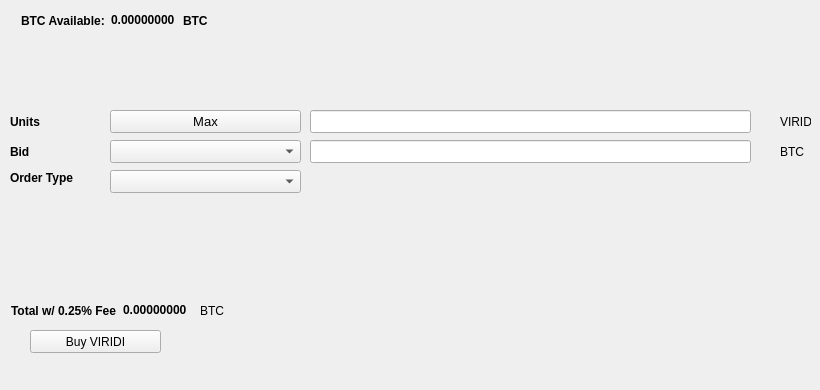
   <widget class="QWidget" name="BuyTab">
    <attribute name="title">
     <string>Buy</string>
    </attribute>
    <widget class="QPushButton" name="BuyXDNA">
     <property name="geometry">
      <rect>
       <x>30</x>
       <y>330</y>
       <width>131</width>
       <height>23</height>
      </rect>
     </property>
     <property name="text">
      <string>Buy VIRIDI</string>
     </property>
     <property name="icon">
      <iconset resource="../viridi.qrc">
       <normaloff>:/icons/bitcoin</normaloff>:/icons/bitcoin</iconset>
     </property>
    </widget>
    <widget class="QLabel" name="label_3">
     <property name="geometry">
      <rect>
       <x>10</x>
       <y>110</y>
       <width>46</width>
       <height>23</height>
      </rect>
     </property>
     <property name="font">
      <font>
       <weight>75</weight>
       <bold>true</bold>
      </font>
     </property>
     <property name="text">
      <string>Units</string>
     </property>
    </widget>
    <widget class="QLineEdit" name="UnitsInput">
     <property name="geometry">
      <rect>
       <x>310</x>
       <y>110</y>
       <width>441</width>
       <height>23</height>
      </rect>
     </property>
     <property name="font">
      <font>
       <pointsize>9</pointsize>
       <weight>75</weight>
       <bold>true</bold>
      </font>
     </property>
    </widget>
    <widget class="QLineEdit" name="BuyBidPriceEdit">
     <property name="geometry">
      <rect>
       <x>310</x>
       <y>140</y>
       <width>441</width>
       <height>23</height>
      </rect>
     </property>
     <property name="font">
      <font>
       <pointsize>9</pointsize>
       <weight>75</weight>
       <bold>true</bold>
      </font>
     </property>
    </widget>
    <widget class="QLabel" name="label_4">
     <property name="geometry">
      <rect>
       <x>780</x>
       <y>110</y>
       <width>31</width>
       <height>23</height>
      </rect>
     </property>
     <property name="text">
      <string>VIRIDI</string>
     </property>
    </widget>
    <widget class="QLabel" name="label_5">
     <property name="geometry">
      <rect>
       <x>780</x>
       <y>140</y>
       <width>31</width>
       <height>23</height>
      </rect>
     </property>
     <property name="text">
      <string>BTC</string>
     </property>
    </widget>
    <widget class="QLabel" name="label_6">
     <property name="geometry">
      <rect>
       <x>10</x>
       <y>140</y>
       <width>46</width>
       <height>23</height>
      </rect>
     </property>
     <property name="font">
      <font>
       <weight>75</weight>
       <bold>true</bold>
      </font>
     </property>
     <property name="text">
      <string>Bid</string>
     </property>
    </widget>
    <widget class="QLabel" name="label_7">
     <property name="geometry">
      <rect>
       <x>10</x>
       <y>170</y>
       <width>91</width>
       <height>16</height>
      </rect>
     </property>
     <property name="font">
      <font>
       <weight>75</weight>
       <bold>true</bold>
      </font>
     </property>
     <property name="text">
      <string>Order Type</string>
     </property>
    </widget>
    <widget class="QPushButton" name="Buy_Max_Amount">
     <property name="geometry">
      <rect>
       <x>110</x>
       <y>110</y>
       <width>191</width>
       <height>23</height>
      </rect>
     </property>
     <property name="font">
      <font>
       <pointsize>10</pointsize>
      </font>
     </property>
     <property name="text">
      <string>Max</string>
     </property>
    </widget>
    <widget class="QComboBox" name="BuyBidcomboBox">
     <property name="geometry">
      <rect>
       <x>110</x>
       <y>140</y>
       <width>191</width>
       <height>23</height>
      </rect>
     </property>
     <property name="font">
      <font>
       <pointsize>10</pointsize>
      </font>
     </property>
    </widget>
    <widget class="QComboBox" name="buyOrdertypeCombo">
     <property name="geometry">
      <rect>
       <x>110</x>
       <y>170</y>
       <width>191</width>
       <height>23</height>
      </rect>
     </property>
     <property name="font">
      <font>
       <pointsize>10</pointsize>
      </font>
     </property>
    </widget>
    <widget class="QWidget" name="layoutWidget1">
     <property name="geometry">
      <rect>
       <x>21</x>
       <y>11</y>
       <width>227</width>
       <height>19</height>
      </rect>
     </property>
     <layout class="QHBoxLayout" name="horizontalLayout_3">
      <item>
       <widget class="QLabel" name="label232">
        <property name="font">
         <font>
          <weight>75</weight>
          <bold>true</bold>
         </font>
        </property>
        <property name="text">
         <string>BTC Available:</string>
        </property>
       </widget>
      </item>
      <item>
       <widget class="QLabel" name="BtcAvailableLbl">
        <property name="palette">
         <palette>
          <active>
           <colorrole role="WindowText">
            <brush brushstyle="SolidPattern">
             <color alpha="255">
              <red>0</red>
              <green>0</green>
              <blue>0</blue>
             </color>
            </brush>
           </colorrole>
           <colorrole role="Button">
            <brush brushstyle="SolidPattern">
             <color alpha="255">
              <red>0</red>
              <green>170</green>
              <blue>0</blue>
             </color>
            </brush>
           </colorrole>
           <colorrole role="Light">
            <brush brushstyle="SolidPattern">
             <color alpha="255">
              <red>0</red>
              <green>255</green>
              <blue>0</blue>
             </color>
            </brush>
           </colorrole>
           <colorrole role="Midlight">
            <brush brushstyle="SolidPattern">
             <color alpha="255">
              <red>0</red>
              <green>212</green>
              <blue>0</blue>
             </color>
            </brush>
           </colorrole>
           <colorrole role="Dark">
            <brush brushstyle="SolidPattern">
             <color alpha="255">
              <red>0</red>
              <green>85</green>
              <blue>0</blue>
             </color>
            </brush>
           </colorrole>
           <colorrole role="Mid">
            <brush brushstyle="SolidPattern">
             <color alpha="255">
              <red>0</red>
              <green>113</green>
              <blue>0</blue>
             </color>
            </brush>
           </colorrole>
           <colorrole role="Text">
            <brush brushstyle="SolidPattern">
             <color alpha="255">
              <red>0</red>
              <green>170</green>
              <blue>0</blue>
             </color>
            </brush>
           </colorrole>
           <colorrole role="BrightText">
            <brush brushstyle="SolidPattern">
             <color alpha="255">
              <red>255</red>
              <green>255</green>
              <blue>255</blue>
             </color>
            </brush>
           </colorrole>
           <colorrole role="ButtonText">
            <brush brushstyle="SolidPattern">
             <color alpha="255">
              <red>0</red>
              <green>0</green>
              <blue>0</blue>
             </color>
            </brush>
           </colorrole>
           <colorrole role="Base">
            <brush brushstyle="SolidPattern">
             <color alpha="255">
              <red>255</red>
              <green>255</green>
              <blue>255</blue>
             </color>
            </brush>
           </colorrole>
           <colorrole role="Window">
            <brush brushstyle="SolidPattern">
             <color alpha="255">
              <red>0</red>
              <green>170</green>
              <blue>0</blue>
             </color>
            </brush>
           </colorrole>
           <colorrole role="Shadow">
            <brush brushstyle="SolidPattern">
             <color alpha="255">
              <red>0</red>
              <green>0</green>
              <blue>0</blue>
             </color>
            </brush>
           </colorrole>
           <colorrole role="AlternateBase">
            <brush brushstyle="SolidPattern">
             <color alpha="255">
              <red>127</red>
              <green>212</green>
              <blue>127</blue>
             </color>
            </brush>
           </colorrole>
           <colorrole role="ToolTipBase">
            <brush brushstyle="SolidPattern">
             <color alpha="255">
              <red>255</red>
              <green>255</green>
              <blue>220</blue>
             </color>
            </brush>
           </colorrole>
           <colorrole role="ToolTipText">
            <brush brushstyle="SolidPattern">
             <color alpha="255">
              <red>0</red>
              <green>0</green>
              <blue>0</blue>
             </color>
            </brush>
           </colorrole>
          </active>
          <inactive>
           <colorrole role="WindowText">
            <brush brushstyle="SolidPattern">
             <color alpha="255">
              <red>0</red>
              <green>0</green>
              <blue>0</blue>
             </color>
            </brush>
           </colorrole>
           <colorrole role="Button">
            <brush brushstyle="SolidPattern">
             <color alpha="255">
              <red>0</red>
              <green>170</green>
              <blue>0</blue>
             </color>
            </brush>
           </colorrole>
           <colorrole role="Light">
            <brush brushstyle="SolidPattern">
             <color alpha="255">
              <red>0</red>
              <green>255</green>
              <blue>0</blue>
             </color>
            </brush>
           </colorrole>
           <colorrole role="Midlight">
            <brush brushstyle="SolidPattern">
             <color alpha="255">
              <red>0</red>
              <green>212</green>
              <blue>0</blue>
             </color>
            </brush>
           </colorrole>
           <colorrole role="Dark">
            <brush brushstyle="SolidPattern">
             <color alpha="255">
              <red>0</red>
              <green>85</green>
              <blue>0</blue>
             </color>
            </brush>
           </colorrole>
           <colorrole role="Mid">
            <brush brushstyle="SolidPattern">
             <color alpha="255">
              <red>0</red>
              <green>113</green>
              <blue>0</blue>
             </color>
            </brush>
           </colorrole>
           <colorrole role="Text">
            <brush brushstyle="SolidPattern">
             <color alpha="255">
              <red>0</red>
              <green>170</green>
              <blue>0</blue>
             </color>
            </brush>
           </colorrole>
           <colorrole role="BrightText">
            <brush brushstyle="SolidPattern">
             <color alpha="255">
              <red>255</red>
              <green>255</green>
              <blue>255</blue>
             </color>
            </brush>
           </colorrole>
           <colorrole role="ButtonText">
            <brush brushstyle="SolidPattern">
             <color alpha="255">
              <red>0</red>
              <green>0</green>
              <blue>0</blue>
             </color>
            </brush>
           </colorrole>
           <colorrole role="Base">
            <brush brushstyle="SolidPattern">
             <color alpha="255">
              <red>255</red>
              <green>255</green>
              <blue>255</blue>
             </color>
            </brush>
           </colorrole>
           <colorrole role="Window">
            <brush brushstyle="SolidPattern">
             <color alpha="255">
              <red>0</red>
              <green>170</green>
              <blue>0</blue>
             </color>
            </brush>
           </colorrole>
           <colorrole role="Shadow">
            <brush brushstyle="SolidPattern">
             <color alpha="255">
              <red>0</red>
              <green>0</green>
              <blue>0</blue>
             </color>
            </brush>
           </colorrole>
           <colorrole role="AlternateBase">
            <brush brushstyle="SolidPattern">
             <color alpha="255">
              <red>127</red>
              <green>212</green>
              <blue>127</blue>
             </color>
            </brush>
           </colorrole>
           <colorrole role="ToolTipBase">
            <brush brushstyle="SolidPattern">
             <color alpha="255">
              <red>255</red>
              <green>255</green>
              <blue>220</blue>
             </color>
            </brush>
           </colorrole>
           <colorrole role="ToolTipText">
            <brush brushstyle="SolidPattern">
             <color alpha="255">
              <red>0</red>
              <green>0</green>
              <blue>0</blue>
             </color>
            </brush>
           </colorrole>
          </inactive>
          <disabled>
           <colorrole role="WindowText">
            <brush brushstyle="SolidPattern">
             <color alpha="255">
              <red>0</red>
              <green>85</green>
              <blue>0</blue>
             </color>
            </brush>
           </colorrole>
           <colorrole role="Button">
            <brush brushstyle="SolidPattern">
             <color alpha="255">
              <red>0</red>
              <green>170</green>
              <blue>0</blue>
             </color>
            </brush>
           </colorrole>
           <colorrole role="Light">
            <brush brushstyle="SolidPattern">
             <color alpha="255">
              <red>0</red>
              <green>255</green>
              <blue>0</blue>
             </color>
            </brush>
           </colorrole>
           <colorrole role="Midlight">
            <brush brushstyle="SolidPattern">
             <color alpha="255">
              <red>0</red>
              <green>212</green>
              <blue>0</blue>
             </color>
            </brush>
           </colorrole>
           <colorrole role="Dark">
            <brush brushstyle="SolidPattern">
             <color alpha="255">
              <red>0</red>
              <green>85</green>
              <blue>0</blue>
             </color>
            </brush>
           </colorrole>
           <colorrole role="Mid">
            <brush brushstyle="SolidPattern">
             <color alpha="255">
              <red>0</red>
              <green>113</green>
              <blue>0</blue>
             </color>
            </brush>
           </colorrole>
           <colorrole role="Text">
            <brush brushstyle="SolidPattern">
             <color alpha="255">
              <red>0</red>
              <green>85</green>
              <blue>0</blue>
             </color>
            </brush>
           </colorrole>
           <colorrole role="BrightText">
            <brush brushstyle="SolidPattern">
             <color alpha="255">
              <red>255</red>
              <green>255</green>
              <blue>255</blue>
             </color>
            </brush>
           </colorrole>
           <colorrole role="ButtonText">
            <brush brushstyle="SolidPattern">
             <color alpha="255">
              <red>0</red>
              <green>85</green>
              <blue>0</blue>
             </color>
            </brush>
           </colorrole>
           <colorrole role="Base">
            <brush brushstyle="SolidPattern">
             <color alpha="255">
              <red>0</red>
              <green>170</green>
              <blue>0</blue>
             </color>
            </brush>
           </colorrole>
           <colorrole role="Window">
            <brush brushstyle="SolidPattern">
             <color alpha="255">
              <red>0</red>
              <green>170</green>
              <blue>0</blue>
             </color>
            </brush>
           </colorrole>
           <colorrole role="Shadow">
            <brush brushstyle="SolidPattern">
             <color alpha="255">
              <red>0</red>
              <green>0</green>
              <blue>0</blue>
             </color>
            </brush>
           </colorrole>
           <colorrole role="AlternateBase">
            <brush brushstyle="SolidPattern">
             <color alpha="255">
              <red>0</red>
              <green>170</green>
              <blue>0</blue>
             </color>
            </brush>
           </colorrole>
           <colorrole role="ToolTipBase">
            <brush brushstyle="SolidPattern">
             <color alpha="255">
              <red>255</red>
              <green>255</green>
              <blue>220</blue>
             </color>
            </brush>
           </colorrole>
           <colorrole role="ToolTipText">
            <brush brushstyle="SolidPattern">
             <color alpha="255">
              <red>0</red>
              <green>0</green>
              <blue>0</blue>
             </color>
            </brush>
           </colorrole>
          </disabled>
         </palette>
        </property>
        <property name="font">
         <font>
          <weight>75</weight>
          <bold>true</bold>
         </font>
        </property>
        <property name="text">
         <string>0.00000000</string>
        </property>
        <property name="textInteractionFlags">
         <set>Qt::LinksAccessibleByMouse|Qt::TextSelectableByKeyboard|Qt::TextSelectableByMouse</set>
        </property>
       </widget>
      </item>
      <item>
       <widget class="QLabel" name="BtcAvailableLbl_2">
        <property name="font">
         <font>
          <weight>75</weight>
          <bold>true</bold>
         </font>
        </property>
        <property name="text">
         <string>BTC</string>
        </property>
       </widget>
      </item>
     </layout>
    </widget>
    <widget class="QWidget" name="layoutWidge2">
     <property name="geometry">
      <rect>
       <x>11</x>
       <y>301</y>
       <width>259</width>
       <height>19</height>
      </rect>
     </property>
     <layout class="QHBoxLayout" name="horizontalLayout_4">
      <item>
       <widget class="QLabel" name="label_9">
        <property name="font">
         <font>
          <weight>75</weight>
          <bold>true</bold>
         </font>
        </property>
        <property name="text">
         <string>Total w/ 0.25% Fee</string>
        </property>
       </widget>
      </item>
      <item>
       <widget class="QLabel" name="BuyCostLabel">
        <property name="palette">
         <palette>
          <active>
           <colorrole role="WindowText">
            <brush brushstyle="SolidPattern">
             <color alpha="255">
              <red>0</red>
              <green>0</green>
              <blue>0</blue>
             </color>
            </brush>
           </colorrole>
           <colorrole role="Button">
            <brush brushstyle="SolidPattern">
             <color alpha="255">
              <red>0</red>
              <green>170</green>
              <blue>0</blue>
             </color>
            </brush>
           </colorrole>
           <colorrole role="Light">
            <brush brushstyle="SolidPattern">
             <color alpha="255">
              <red>0</red>
              <green>255</green>
              <blue>0</blue>
             </color>
            </brush>
           </colorrole>
           <colorrole role="Midlight">
            <brush brushstyle="SolidPattern">
             <color alpha="255">
              <red>0</red>
              <green>212</green>
              <blue>0</blue>
             </color>
            </brush>
           </colorrole>
           <colorrole role="Dark">
            <brush brushstyle="SolidPattern">
             <color alpha="255">
              <red>0</red>
              <green>85</green>
              <blue>0</blue>
             </color>
            </brush>
           </colorrole>
           <colorrole role="Mid">
            <brush brushstyle="SolidPattern">
             <color alpha="255">
              <red>0</red>
              <green>113</green>
              <blue>0</blue>
             </color>
            </brush>
           </colorrole>
           <colorrole role="Text">
            <brush brushstyle="SolidPattern">
             <color alpha="255">
              <red>0</red>
              <green>170</green>
              <blue>0</blue>
             </color>
            </brush>
           </colorrole>
           <colorrole role="BrightText">
            <brush brushstyle="SolidPattern">
             <color alpha="255">
              <red>255</red>
              <green>255</green>
              <blue>255</blue>
             </color>
            </brush>
           </colorrole>
           <colorrole role="ButtonText">
            <brush brushstyle="SolidPattern">
             <color alpha="255">
              <red>0</red>
              <green>0</green>
              <blue>0</blue>
             </color>
            </brush>
           </colorrole>
           <colorrole role="Base">
            <brush brushstyle="SolidPattern">
             <color alpha="255">
              <red>255</red>
              <green>255</green>
              <blue>255</blue>
             </color>
            </brush>
           </colorrole>
           <colorrole role="Window">
            <brush brushstyle="SolidPattern">
             <color alpha="255">
              <red>0</red>
              <green>170</green>
              <blue>0</blue>
             </color>
            </brush>
           </colorrole>
           <colorrole role="Shadow">
            <brush brushstyle="SolidPattern">
             <color alpha="255">
              <red>0</red>
              <green>0</green>
              <blue>0</blue>
             </color>
            </brush>
           </colorrole>
           <colorrole role="AlternateBase">
            <brush brushstyle="SolidPattern">
             <color alpha="255">
              <red>127</red>
              <green>212</green>
              <blue>127</blue>
             </color>
            </brush>
           </colorrole>
           <colorrole role="ToolTipBase">
            <brush brushstyle="SolidPattern">
             <color alpha="255">
              <red>255</red>
              <green>255</green>
              <blue>220</blue>
             </color>
            </brush>
           </colorrole>
           <colorrole role="ToolTipText">
            <brush brushstyle="SolidPattern">
             <color alpha="255">
              <red>0</red>
              <green>0</green>
              <blue>0</blue>
             </color>
            </brush>
           </colorrole>
          </active>
          <inactive>
           <colorrole role="WindowText">
            <brush brushstyle="SolidPattern">
             <color alpha="255">
              <red>0</red>
              <green>0</green>
              <blue>0</blue>
             </color>
            </brush>
           </colorrole>
           <colorrole role="Button">
            <brush brushstyle="SolidPattern">
             <color alpha="255">
              <red>0</red>
              <green>170</green>
              <blue>0</blue>
             </color>
            </brush>
           </colorrole>
           <colorrole role="Light">
            <brush brushstyle="SolidPattern">
             <color alpha="255">
              <red>0</red>
              <green>255</green>
              <blue>0</blue>
             </color>
            </brush>
           </colorrole>
           <colorrole role="Midlight">
            <brush brushstyle="SolidPattern">
             <color alpha="255">
              <red>0</red>
              <green>212</green>
              <blue>0</blue>
             </color>
            </brush>
           </colorrole>
           <colorrole role="Dark">
            <brush brushstyle="SolidPattern">
             <color alpha="255">
              <red>0</red>
              <green>85</green>
              <blue>0</blue>
             </color>
            </brush>
           </colorrole>
           <colorrole role="Mid">
            <brush brushstyle="SolidPattern">
             <color alpha="255">
              <red>0</red>
              <green>113</green>
              <blue>0</blue>
             </color>
            </brush>
           </colorrole>
           <colorrole role="Text">
            <brush brushstyle="SolidPattern">
             <color alpha="255">
              <red>0</red>
              <green>170</green>
              <blue>0</blue>
             </color>
            </brush>
           </colorrole>
           <colorrole role="BrightText">
            <brush brushstyle="SolidPattern">
             <color alpha="255">
              <red>255</red>
              <green>255</green>
              <blue>255</blue>
             </color>
            </brush>
           </colorrole>
           <colorrole role="ButtonText">
            <brush brushstyle="SolidPattern">
             <color alpha="255">
              <red>0</red>
              <green>0</green>
              <blue>0</blue>
             </color>
            </brush>
           </colorrole>
           <colorrole role="Base">
            <brush brushstyle="SolidPattern">
             <color alpha="255">
              <red>255</red>
              <green>255</green>
              <blue>255</blue>
             </color>
            </brush>
           </colorrole>
           <colorrole role="Window">
            <brush brushstyle="SolidPattern">
             <color alpha="255">
              <red>0</red>
              <green>170</green>
              <blue>0</blue>
             </color>
            </brush>
           </colorrole>
           <colorrole role="Shadow">
            <brush brushstyle="SolidPattern">
             <color alpha="255">
              <red>0</red>
              <green>0</green>
              <blue>0</blue>
             </color>
            </brush>
           </colorrole>
           <colorrole role="AlternateBase">
            <brush brushstyle="SolidPattern">
             <color alpha="255">
              <red>127</red>
              <green>212</green>
              <blue>127</blue>
             </color>
            </brush>
           </colorrole>
           <colorrole role="ToolTipBase">
            <brush brushstyle="SolidPattern">
             <color alpha="255">
              <red>255</red>
              <green>255</green>
              <blue>220</blue>
             </color>
            </brush>
           </colorrole>
           <colorrole role="ToolTipText">
            <brush brushstyle="SolidPattern">
             <color alpha="255">
              <red>0</red>
              <green>0</green>
              <blue>0</blue>
             </color>
            </brush>
           </colorrole>
          </inactive>
          <disabled>
           <colorrole role="WindowText">
            <brush brushstyle="SolidPattern">
             <color alpha="255">
              <red>0</red>
              <green>85</green>
              <blue>0</blue>
             </color>
            </brush>
           </colorrole>
           <colorrole role="Button">
            <brush brushstyle="SolidPattern">
             <color alpha="255">
              <red>0</red>
              <green>170</green>
              <blue>0</blue>
             </color>
            </brush>
           </colorrole>
           <colorrole role="Light">
            <brush brushstyle="SolidPattern">
             <color alpha="255">
              <red>0</red>
              <green>255</green>
              <blue>0</blue>
             </color>
            </brush>
           </colorrole>
           <colorrole role="Midlight">
            <brush brushstyle="SolidPattern">
             <color alpha="255">
              <red>0</red>
              <green>212</green>
              <blue>0</blue>
             </color>
            </brush>
           </colorrole>
           <colorrole role="Dark">
            <brush brushstyle="SolidPattern">
             <color alpha="255">
              <red>0</red>
              <green>85</green>
              <blue>0</blue>
             </color>
            </brush>
           </colorrole>
           <colorrole role="Mid">
            <brush brushstyle="SolidPattern">
             <color alpha="255">
              <red>0</red>
              <green>113</green>
              <blue>0</blue>
             </color>
            </brush>
           </colorrole>
           <colorrole role="Text">
            <brush brushstyle="SolidPattern">
             <color alpha="255">
              <red>0</red>
              <green>85</green>
              <blue>0</blue>
             </color>
            </brush>
           </colorrole>
           <colorrole role="BrightText">
            <brush brushstyle="SolidPattern">
             <color alpha="255">
              <red>255</red>
              <green>255</green>
              <blue>255</blue>
             </color>
            </brush>
           </colorrole>
           <colorrole role="ButtonText">
            <brush brushstyle="SolidPattern">
             <color alpha="255">
              <red>0</red>
              <green>85</green>
              <blue>0</blue>
             </color>
            </brush>
           </colorrole>
           <colorrole role="Base">
            <brush brushstyle="SolidPattern">
             <color alpha="255">
              <red>0</red>
              <green>170</green>
              <blue>0</blue>
             </color>
            </brush>
           </colorrole>
           <colorrole role="Window">
            <brush brushstyle="SolidPattern">
             <color alpha="255">
              <red>0</red>
              <green>170</green>
              <blue>0</blue>
             </color>
            </brush>
           </colorrole>
           <colorrole role="Shadow">
            <brush brushstyle="SolidPattern">
             <color alpha="255">
              <red>0</red>
              <green>0</green>
              <blue>0</blue>
             </color>
            </brush>
           </colorrole>
           <colorrole role="AlternateBase">
            <brush brushstyle="SolidPattern">
             <color alpha="255">
              <red>0</red>
              <green>170</green>
              <blue>0</blue>
             </color>
            </brush>
           </colorrole>
           <colorrole role="ToolTipBase">
            <brush brushstyle="SolidPattern">
             <color alpha="255">
              <red>255</red>
              <green>255</green>
              <blue>220</blue>
             </color>
            </brush>
           </colorrole>
           <colorrole role="ToolTipText">
            <brush brushstyle="SolidPattern">
             <color alpha="255">
              <red>0</red>
              <green>0</green>
              <blue>0</blue>
             </color>
            </brush>
           </colorrole>
          </disabled>
         </palette>
        </property>
        <property name="font">
         <font>
          <weight>75</weight>
          <bold>true</bold>
         </font>
        </property>
        <property name="autoFillBackground">
         <bool>false</bool>
        </property>
        <property name="text">
         <string>0.00000000</string>
        </property>
        <property name="textInteractionFlags">
         <set>Qt::LinksAccessibleByMouse|Qt::TextSelectableByMouse</set>
        </property>
       </widget>
      </item>
      <item>
       <widget class="QLabel" name="label_10">
        <property name="font">
         <font>
          <weight>50</weight>
          <bold>false</bold>
         </font>
        </property>
        <property name="text">
         <string>BTC</string>
        </property>
       </widget>
      </item>
     </layout>
    </widget>
    <widget class="QLabel" name="label_24">
     <property name="geometry">
      <rect>
       <x>460</x>
       <y>300</y>
       <width>281</width>
       <height>81</height>
      </rect>
     </property>
     <property name="text">
      <string/>
     </property>
     <property name="pixmap">
      <pixmap>:/images/bittrex</pixmap>
     </property>
    </widget>
   </widget>
